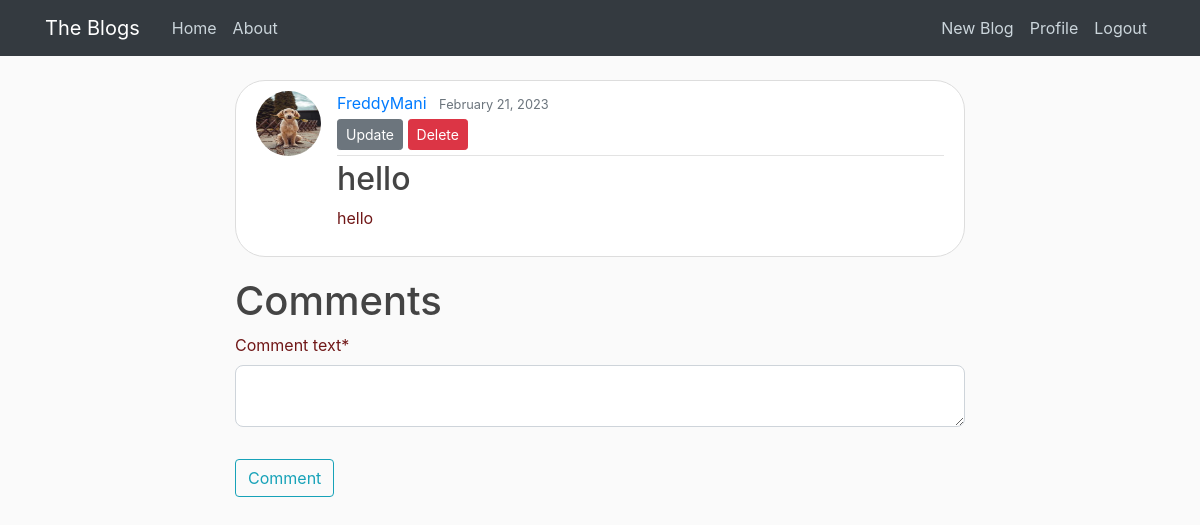
Before: /post/53/ (signed in) with the older database file.
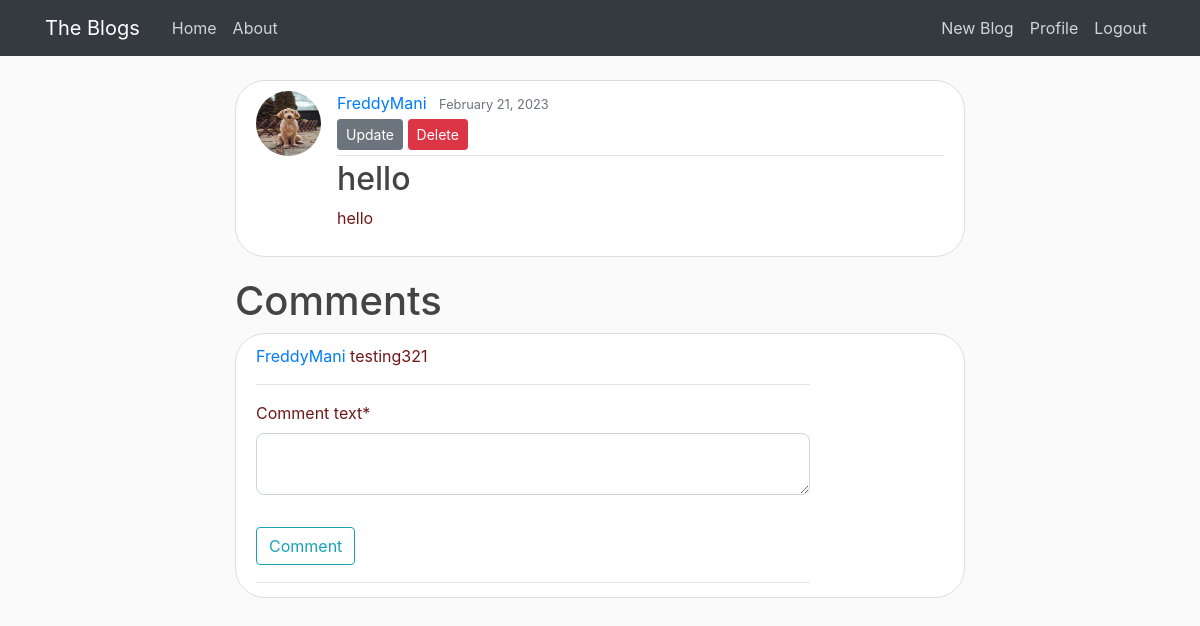
After: the same page with the newer database file.
### blog/models.py (models this page shows, shortened)
class Comment(models.Model):
    post = models.ForeignKey(Post, on_delete = models.CASCADE)
    user = models.ForeignKey(User, on_delete=models.CASCADE)
    comment_text = models.TextField()

### blog/views.py (the view, shortened to what this page needs)
# urls.py: path('post/<int:pk>/', views.PostDetailView.as_view(), name="post-detail"),
class PostDetailView(LoginRequiredMixin,DetailView):
    model = Post
    form = CommentForm
    def get(self, request, *args, **kwargs):
        context ={}
        self.object = self.get_object()
        context = self.get_context_data(object=self.object)
        print(context['object'])
        context['form'] = CommentForm()
        context['comments'] = Comment.objects.filter(post=self.object)
        return self.render_to_response(context)

### blog/forms.py
class CommentForm(forms.ModelForm):
    comment_text = forms.CharField(widget=forms.Textarea(attrs={'rows': 2, 'cols': 50}))
    class Meta:
        model = Comment
        fields = ['comment_text']

### blog/models.py (called while the page is built)
    def __str__(self):
        return self.title

### blog/templates/blog/post_detail.html (shortened to what this page needs)
{% extends "blog/base.html" %}
{% load crispy_forms_tags %}
{% block content %}
    <article class="media content-section">
      <img class = "rounded-circle article-img" src="{{ object.author.profile.image.url }}" alt="">
        <div class="media-body">
          <div class="article-metadata">
            <a class="mr-2" href="{% url 'user-posts' object.author.username %}">{{ object.author }}</a>
            <small class="text-muted">{{ object.date_posted|date:"F d, Y" }}</small>
            {% if object.author.id == user.id %}
            <div>
              <a class = "btn btn-secondary btn-sm mt-1 mb-1" href="{% url 'post-update' object.id %}">Update</a>
              <a class = "btn btn-danger btn-sm mt-1 mb-1" href="{% url 'post-delete' object.id %}">Delete</a>
            </div>
            {% endif %}
          </div>
          <h2 class="article-title">{{ object.title }}</h2>
          <p class="article-content">{{ object.content }}</p>
        </div>
      </article>
<h1>Comments</h1>
{% if comments %}
<article class="media content-section">
    <div class="article-metadata">
      <div>
        {% for comment in comments %}
        <p class="article-content"> <a href="{% url 'user-posts' comment.user %}">{{ comment.user }}</a> {{ comment.comment_text }}</p>
        <hr>
       {% endfor %}
      </div>
{% endif %}
  <form method = "POST">
      <fieldset class = "form-group comment">
          {{ form|crispy }}
      </fieldset>
<div class = "form-group">
  <button class = "btn btn-outline-info" type = 'submit'>Comment</button>
</div>
  </form>
</div>
</article>
{% endblock content %}

Changed rows visible on the page:
added Comment: user "FreddyMani", comment_text "testing321"
